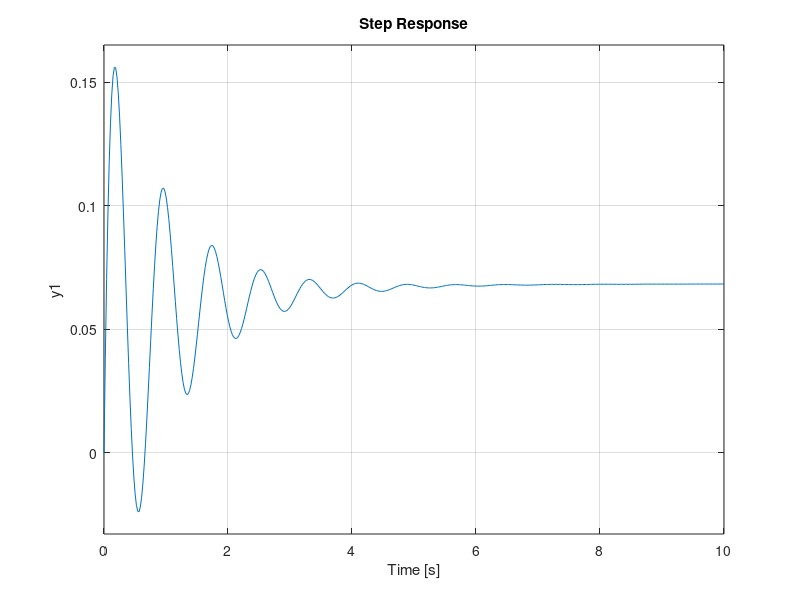
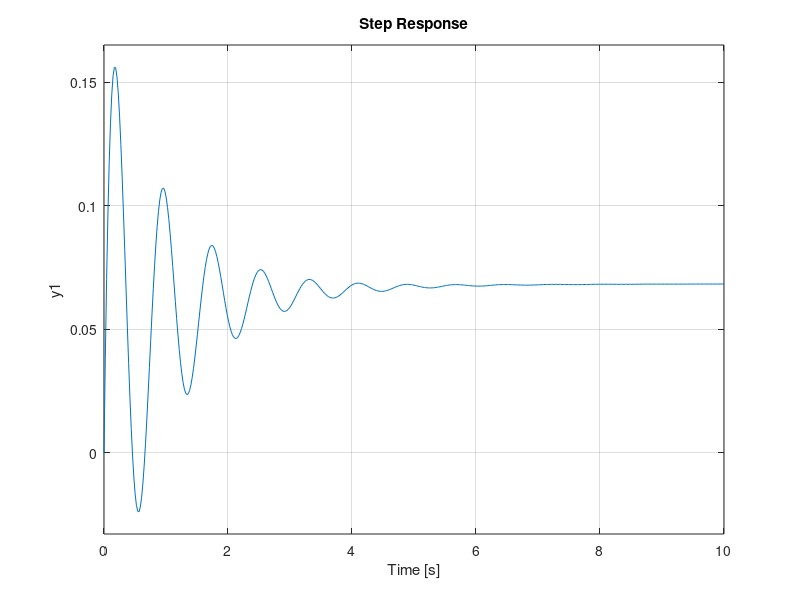

MATLAB code for these plots, in order:
clc, clear all

%% Representacion de Estado

% Ejercicio
% La función de transferencia de un sistema lineal tiene ceros en s = -1,
% -4+j2, -4-j2, polos en s = -0.6, -1+j8, -1+j8, -15, y una ganancia de 2.

%% Desarrollo

% Primero, se declaran las variables zpk
zz = [-1 -4+2*i -4-2*i];
pp = [-0.6 -1+8*i -1-8*i -15];
kk = 2;

% Ahora se crea la funcion 
G = zpk(zz,pp,kk)

% Por ultimo, se extraen las matrices para los espacios de estado
[A,B,C,D] = ssdata(G);
sys = ss(A,B,C,D)

% Graficando ambas funciones
figure(1)
step(G)
figure(2)
step(sys)
